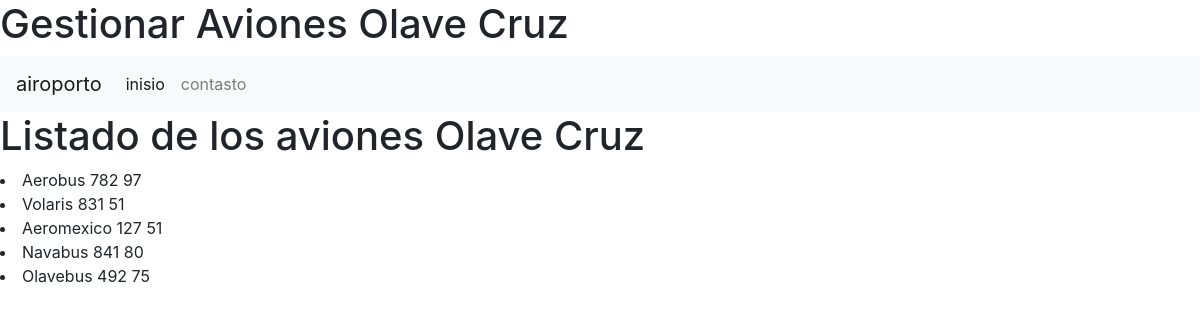
The page / on the database its author committed.
### aviones_app/models.py (models this page shows, shortened)
class Aviones(models.Model) :
    codigo = models.CharField(primary_key=True, max_length=6)
    nombre= models.CharField( max_length=50)
    npasajeros= models.IntegerField()

### aviones_app/views.py (the view)
# urls.py: path("", views.listadoAviones, name="listadoAviones")
def listadoAviones(request):
    losaviones= Aviones.objects.all
    return render(request, "gestionarAviones.html", {"misaviones": losaviones})

### aviones_app/templates/gestionarAviones.html (shortened to what this page needs)
{% extends "base.html" %}
{% block cuerpo %}
<h1>Gestionar Aviones Olave Cruz</h1>
{% endblock %}

### aviones_app/templates/base.html (shortened to what this page needs)
<!DOCTYPE html>
<html lang="en">
<head>
    <link rel="stylesheet" href="https://cdn.jsdelivr.net/npm/bootstrap@4.3.1/dist/css/bootstrap.min.css">
</head>
<body>
    {% block  cuerpo%}
    {% endblock %}
    <nav class="navbar navbar-expand-lg navbar-light bg-light">
        <a class="navbar-brand" href="#">airoporto</a>
        <div class="collapse navbar-collapse" id="navbarNav">
        <ul class="navbar-nav">
        <li class="nav-item active">
        <a class="nav-link" href="#">inisio<span class="sr-only">(current)</span></a>
        </li>
        <li class="nav-item">
        <a class="nav-link" href="#">contasto</a>
        </li>
        </ul>
        </div>
    </nav>
    <h1>Listado de los aviones Olave Cruz</h1>
        {% for a in misaviones%}
        <li>{{a.nombre}}    {{a.codigo}}    {{a.npasajeros}}</li>
        {% endfor %}
    </body>
</html>

### rows shown on the page
Aviones: nombre "Aerobus", codigo "782", npasajeros "97"
Aviones: nombre "Volaris", codigo "831", npasajeros "51"
Aviones: nombre "Aeromexico", codigo "127", npasajeros "51"
Aviones: nombre "Navabus", codigo "841", npasajeros "80"
Aviones: nombre "Olavebus", codigo "492", npasajeros "75"
